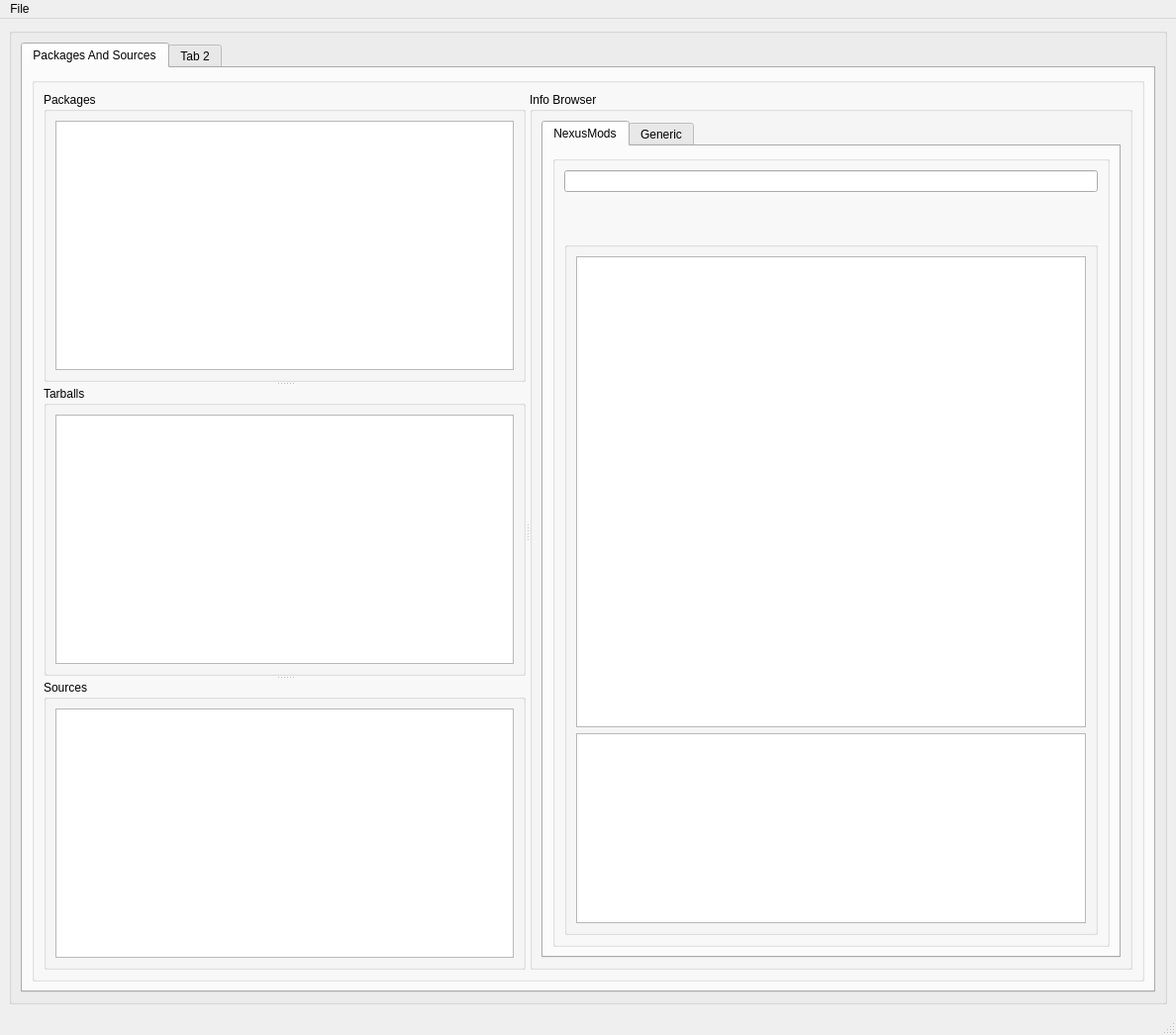
<?xml version="1.0" encoding="UTF-8"?>
<ui version="4.0">
 <class>MainWindow</class>
 <widget class="QMainWindow" name="MainWindow">
  <property name="geometry">
   <rect>
    <x>0</x>
    <y>0</y>
    <width>1188</width>
    <height>1046</height>
   </rect>
  </property>
  <property name="windowTitle">
   <string>Skyrim Package Manager</string>
  </property>
  <widget class="QWidget" name="MainWindowWidget">
   <layout class="QGridLayout" name="gridLayout_12">
    <item row="0" column="0">
     <widget class="QGroupBox" name="MainWindowGroupBox">
      <property name="title">
       <string/>
      </property>
      <layout class="QGridLayout" name="gridLayout_11">
       <item row="0" column="0">
        <widget class="QTabWidget" name="MainTabs">
         <property name="currentIndex">
          <number>0</number>
         </property>
         <widget class="QWidget" name="PackagesAndSourcesTab">
          <attribute name="title">
           <string>Packages And Sources</string>
          </attribute>
          <layout class="QGridLayout" name="gridLayout_9">
           <item row="0" column="0">
            <widget class="QGroupBox" name="PackageBrowserGroupBox">
             <property name="title">
              <string/>
             </property>
             <layout class="QGridLayout" name="gridLayout_7">
              <item row="0" column="0">
               <widget class="QSplitter" name="PackagesAndSourcesHSplitter">
                <property name="orientation">
                 <enum>Qt::Horizontal</enum>
                </property>
                <widget class="QSplitter" name="LeftPaneVSplitter">
                 <property name="orientation">
                  <enum>Qt::Vertical</enum>
                 </property>
                 <widget class="QGroupBox" name="PackagesGroupBox">
                  <property name="sizePolicy">
                   <sizepolicy hsizetype="Preferred" vsizetype="MinimumExpanding">
                    <horstretch>0</horstretch>
                    <verstretch>0</verstretch>
                   </sizepolicy>
                  </property>
                  <property name="title">
                   <string>Packages</string>
                  </property>
                  <layout class="QGridLayout" name="gridLayout">
                   <item row="0" column="0">
                    <widget class="QListWidget" name="AliasesList">
                     <property name="sizePolicy">
                      <sizepolicy hsizetype="Expanding" vsizetype="MinimumExpanding">
                       <horstretch>0</horstretch>
                       <verstretch>0</verstretch>
                      </sizepolicy>
                     </property>
                    </widget>
                   </item>
                  </layout>
                 </widget>
                 <widget class="QGroupBox" name="TarballsGroupBox">
                  <property name="sizePolicy">
                   <sizepolicy hsizetype="Preferred" vsizetype="Maximum">
                    <horstretch>0</horstretch>
                    <verstretch>0</verstretch>
                   </sizepolicy>
                  </property>
                  <property name="maximumSize">
                   <size>
                    <width>16777215</width>
                    <height>16777213</height>
                   </size>
                  </property>
                  <property name="title">
                   <string>Tarballs</string>
                  </property>
                  <layout class="QGridLayout" name="gridLayout_2">
                   <item row="0" column="0">
                    <widget class="QListWidget" name="BlobsList">
                     <property name="sizePolicy">
                      <sizepolicy hsizetype="Expanding" vsizetype="Expanding">
                       <horstretch>0</horstretch>
                       <verstretch>0</verstretch>
                      </sizepolicy>
                     </property>
                    </widget>
                   </item>
                  </layout>
                 </widget>
                 <widget class="QGroupBox" name="SourcesGroupBox">
                  <property name="sizePolicy">
                   <sizepolicy hsizetype="Preferred" vsizetype="Maximum">
                    <horstretch>0</horstretch>
                    <verstretch>0</verstretch>
                   </sizepolicy>
                  </property>
                  <property name="title">
                   <string>Sources</string>
                  </property>
                  <layout class="QGridLayout" name="gridLayout_3">
                   <item row="0" column="0">
                    <widget class="QListWidget" name="SourcesList">
                     <property name="sizePolicy">
                      <sizepolicy hsizetype="Expanding" vsizetype="Expanding">
                       <horstretch>0</horstretch>
                       <verstretch>0</verstretch>
                      </sizepolicy>
                     </property>
                    </widget>
                   </item>
                  </layout>
                 </widget>
                </widget>
                <widget class="QGroupBox" name="SourcesAreaGroupBox_3">
                 <property name="title">
                  <string>Info Browser</string>
                 </property>
                 <layout class="QGridLayout" name="gridLayout_8">
                  <item row="0" column="0">
                   <widget class="QTabWidget" name="SourcesTabs">
                    <property name="currentIndex">
                     <number>0</number>
                    </property>
                    <widget class="QWidget" name="NexusSourcesTab">
                     <attribute name="title">
                      <string>NexusMods</string>
                     </attribute>
                     <layout class="QGridLayout" name="gridLayout_10">
                      <item row="0" column="0">
                       <widget class="QGroupBox" name="NexusInfo">
                        <property name="title">
                         <string/>
                        </property>
                        <layout class="QVBoxLayout" name="verticalLayout">
                         <item>
                          <widget class="QLineEdit" name="NexusUrl"/>
                         </item>
                         <item>
                          <widget class="QLabel" name="NexusTitle">
                           <property name="font">
                            <font>
                             <family>MS Sans Serif</family>
                             <pointsize>12</pointsize>
                             <weight>75</weight>
                             <bold>true</bold>
                            </font>
                           </property>
                           <property name="text">
                            <string/>
                           </property>
                           <property name="textFormat">
                            <enum>Qt::RichText</enum>
                           </property>
                           <property name="alignment">
                            <set>Qt::AlignCenter</set>
                           </property>
                           <property name="wordWrap">
                            <bool>true</bool>
                           </property>
                          </widget>
                         </item>
                         <item>
                          <widget class="QLabel" name="NexusSummary">
                           <property name="font">
                            <font>
                             <family>MS Sans Serif</family>
                             <italic>true</italic>
                            </font>
                           </property>
                           <property name="text">
                            <string/>
                           </property>
                           <property name="textFormat">
                            <enum>Qt::RichText</enum>
                           </property>
                           <property name="alignment">
                            <set>Qt::AlignCenter</set>
                           </property>
                           <property name="wordWrap">
                            <bool>true</bool>
                           </property>
                           <property name="margin">
                            <number>6</number>
                           </property>
                          </widget>
                         </item>
                         <item>
                          <widget class="QGroupBox" name="groupBox">
                           <property name="title">
                            <string/>
                           </property>
                           <layout class="QGridLayout" name="gridLayout_4">
                            <item row="0" column="0">
                             <widget class="QTextEdit" name="NexusDescription">
                              <property name="textInteractionFlags">
                               <set>Qt::TextSelectableByKeyboard|Qt::TextSelectableByMouse</set>
                              </property>
                             </widget>
                            </item>
                            <item row="1" column="0">
                             <widget class="QTableWidget" name="NexusAvailableFiles">
                              <property name="sizePolicy">
                               <sizepolicy hsizetype="Expanding" vsizetype="Minimum">
                                <horstretch>0</horstretch>
                                <verstretch>0</verstretch>
                               </sizepolicy>
                              </property>
                              <property name="editTriggers">
                               <set>QAbstractItemView::NoEditTriggers</set>
                              </property>
                              <property name="selectionBehavior">
                               <enum>QAbstractItemView::SelectRows</enum>
                              </property>
                             </widget>
                            </item>
                           </layout>
                          </widget>
                         </item>
                        </layout>
                       </widget>
                      </item>
                     </layout>
                    </widget>
                    <widget class="QWidget" name="GenericSourcesTab">
                     <attribute name="title">
                      <string>Generic</string>
                     </attribute>
                     <layout class="QGridLayout" name="gridLayout_13">
                      <item row="1" column="0">
                       <widget class="QGroupBox" name="groupBox_2">
                        <property name="sizePolicy">
                         <sizepolicy hsizetype="Preferred" vsizetype="Minimum">
                          <horstretch>0</horstretch>
                          <verstretch>0</verstretch>
                         </sizepolicy>
                        </property>
                        <property name="title">
                         <string>Metadata</string>
                        </property>
                        <layout class="QGridLayout" name="gridLayout_5">
                         <item row="0" column="0">
                          <widget class="QTableView" name="tableView">
                           <property name="sizePolicy">
                            <sizepolicy hsizetype="Expanding" vsizetype="Minimum">
                             <horstretch>0</horstretch>
                             <verstretch>0</verstretch>
                            </sizepolicy>
                           </property>
                          </widget>
                         </item>
                        </layout>
                       </widget>
                      </item>
                      <item row="0" column="0">
                       <widget class="QPushButton" name="pushButton">
                        <property name="text">
                         <string>Select File</string>
                        </property>
                       </widget>
                      </item>
                      <item row="2" column="0">
                       <widget class="QGroupBox" name="groupBox_3">
                        <property name="title">
                         <string>Notes</string>
                        </property>
                        <layout class="QGridLayout" name="gridLayout_6">
                         <item row="0" column="0">
                          <widget class="QTextEdit" name="textEdit"/>
                         </item>
                        </layout>
                       </widget>
                      </item>
                     </layout>
                    </widget>
                   </widget>
                  </item>
                 </layout>
                </widget>
               </widget>
              </item>
             </layout>
            </widget>
           </item>
          </layout>
         </widget>
         <widget class="QWidget" name="tab_2">
          <attribute name="title">
           <string>Tab 2</string>
          </attribute>
          <layout class="QGridLayout" name="gridLayout_14">
           <item row="0" column="0">
            <widget class="QLabel" name="label_2">
             <property name="text">
              <string>TextLabel</string>
             </property>
            </widget>
           </item>
          </layout>
         </widget>
        </widget>
       </item>
      </layout>
     </widget>
    </item>
   </layout>
  </widget>
  <widget class="QMenuBar" name="menubar">
   <property name="geometry">
    <rect>
     <x>0</x>
     <y>0</y>
     <width>1188</width>
     <height>21</height>
    </rect>
   </property>
   <widget class="QMenu" name="menuFile">
    <property name="title">
     <string>File</string>
    </property>
    <addaction name="actionOpen_Packages_Folder"/>
   </widget>
   <addaction name="menuFile"/>
  </widget>
  <widget class="QStatusBar" name="statusbar"/>
  <action name="actionOpen_Packages_Folder">
   <property name="text">
    <string>Open Packages Folder</string>
   </property>
  </action>
 </widget>
 <resources/>
 <connections/>
</ui>
